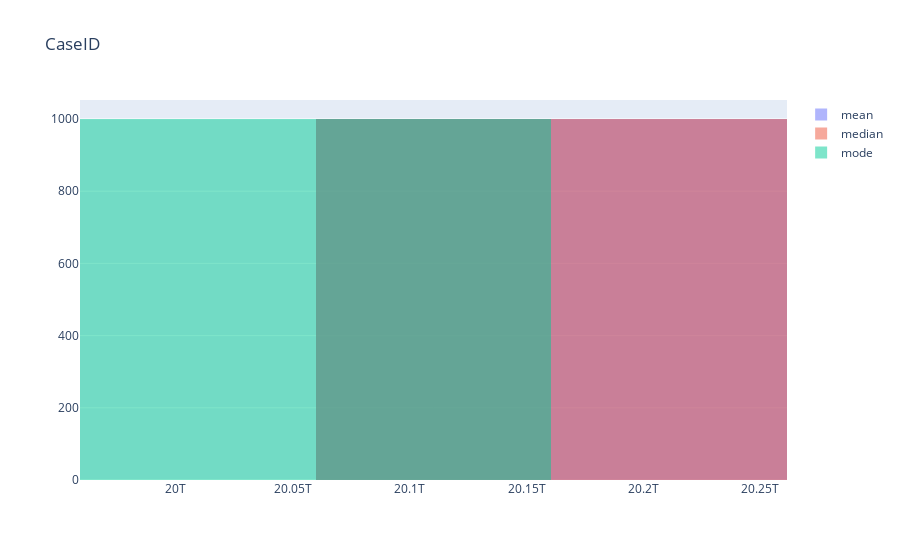
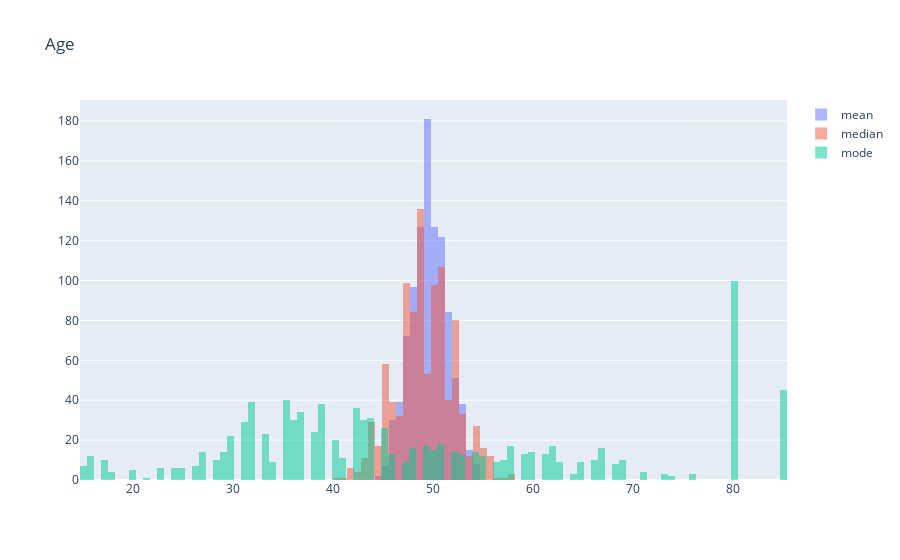
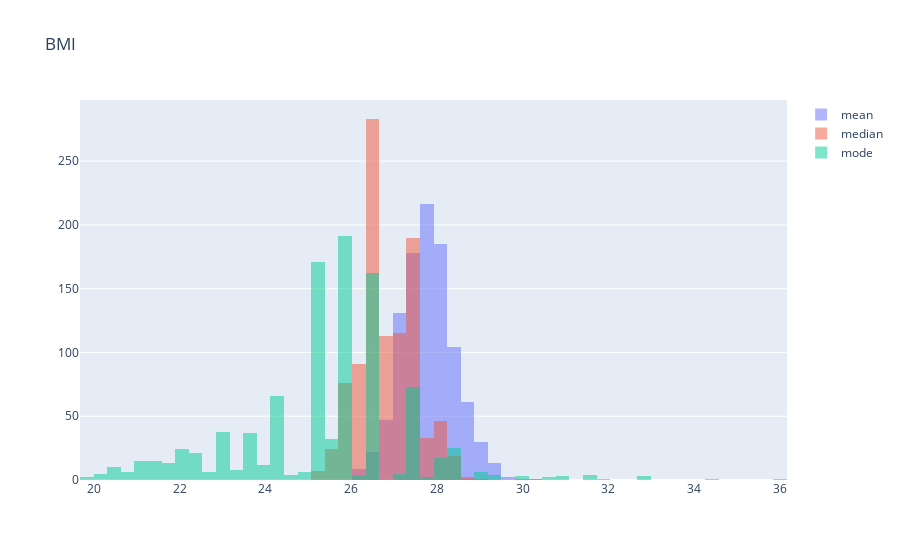
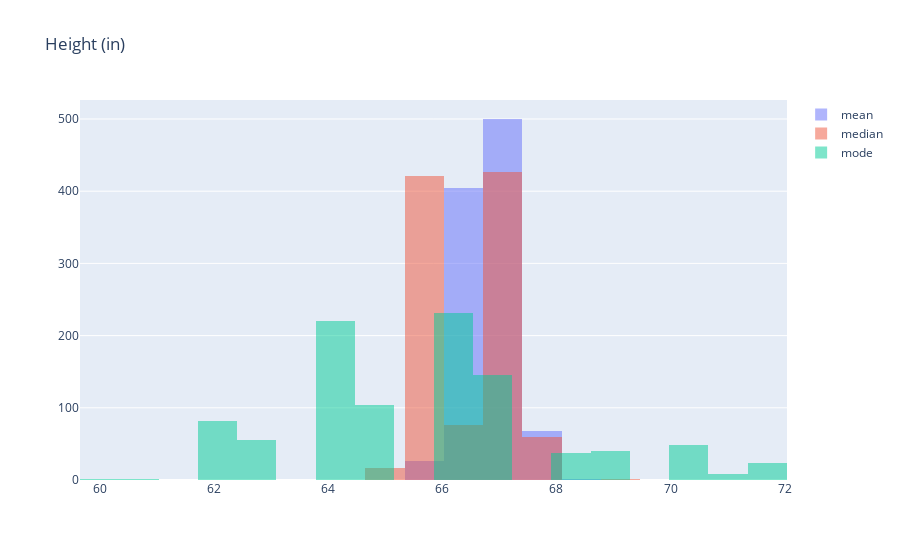

Notebook source saved alongside these figures, in order:
### Code cell
for i in range(len(measures)):
    max_=numpy.max(sampleResults[i].max())
    min_=numpy.min(sampleResults[i].min())
    bin_width=(max_-min_)/100
    #print(str(bin_width)+" *100/(max-min)= "+str(bin_width*100/(max_-min_)))
    fig = plotly.graph_objects.Figure()
    fig.add_trace(plotly.graph_objects.Histogram(x=sampleResults[i]['mean'], name='mean',xbins=dict(size=bin_width)))
    fig.add_trace(plotly.graph_objects.Histogram(x=sampleResults[i]['median'], name='median',xbins=dict(size=bin_width)))
    fig.add_trace(plotly.graph_objects.Histogram(x=sampleResults[i]['mode'], name='mode',xbins=dict(size=bin_width)))
    #fig.add_trace(go.Histogram(x=result_df['std']))

    fig.update_traces(opacity=0.5)
    fig.update_layout(
        title=measures[i],
        barmode='overlay'
    )


    fig.show()

### Figure 1 — Plotly figure (JSON) as saved in the notebook; plotly's stock layout.template omitted (floating-point values rounded to 4 significant figures; data arrays with more than 128 entries replaced by an {"elided": "..."} marker saying what was removed)
{"data": [{"name": "mean", "opacity": 0.5, "type": "histogram", "x": {"elided": "1000 float values"}, "xbins": {"size": 201600000000.0}}, {"name": "median", "opacity": 0.5, "type": "histogram", "x": {"elided": "1000 float values"}, "xbins": {"size": 201600000000.0}}, {"name": "mode", "opacity": 0.5, "type": "histogram", "x": {"elided": "1000 int values"}, "xbins": {"size": 201600000000.0}}], "layout": {"barmode": "overlay", "title": {"text": "CaseID"}}}

### Figure 2 — Plotly figure (JSON) as saved in the notebook; plotly's stock layout.template omitted (floating-point values rounded to 4 significant figures; data arrays with more than 128 entries replaced by an {"elided": "..."} marker saying what was removed)
{"data": [{"name": "mean", "opacity": 0.5, "type": "histogram", "x": {"elided": "1000 float values"}, "xbins": {"size": 0.7007}}, {"name": "median", "opacity": 0.5, "type": "histogram", "x": {"elided": "1000 float values"}, "xbins": {"size": 0.7007}}, {"name": "mode", "opacity": 0.5, "type": "histogram", "x": {"elided": "1000 int values"}, "xbins": {"size": 0.7007}}], "layout": {"barmode": "overlay", "title": {"text": "Age"}}}

### Figure 3 — Plotly figure (JSON) as saved in the notebook; plotly's stock layout.template omitted (floating-point values rounded to 4 significant figures; data arrays with more than 128 entries replaced by an {"elided": "..."} marker saying what was removed)
{"data": [{"name": "mean", "opacity": 0.5, "type": "histogram", "x": {"elided": "1000 float values"}, "xbins": {"size": 0.3173}}, {"name": "median", "opacity": 0.5, "type": "histogram", "x": {"elided": "1000 float values"}, "xbins": {"size": 0.3173}}, {"name": "mode", "opacity": 0.5, "type": "histogram", "x": {"elided": "1000 float values"}, "xbins": {"size": 0.3173}}], "layout": {"barmode": "overlay", "title": {"text": "BMI"}}}

### Figure 4 — Plotly figure (JSON) as saved in the notebook; plotly's stock layout.template omitted (floating-point values rounded to 4 significant figures; data arrays with more than 128 entries replaced by an {"elided": "..."} marker saying what was removed)
{"data": [{"name": "mean", "opacity": 0.5, "type": "histogram", "x": {"elided": "1000 float values"}, "xbins": {"size": 0.6878}}, {"name": "median", "opacity": 0.5, "type": "histogram", "x": {"elided": "1000 float values"}, "xbins": {"size": 0.6878}}, {"name": "mode", "opacity": 0.5, "type": "histogram", "x": {"elided": "1000 int values"}, "xbins": {"size": 0.6878}}], "layout": {"barmode": "overlay", "title": {"text": "Height (in)"}}}
